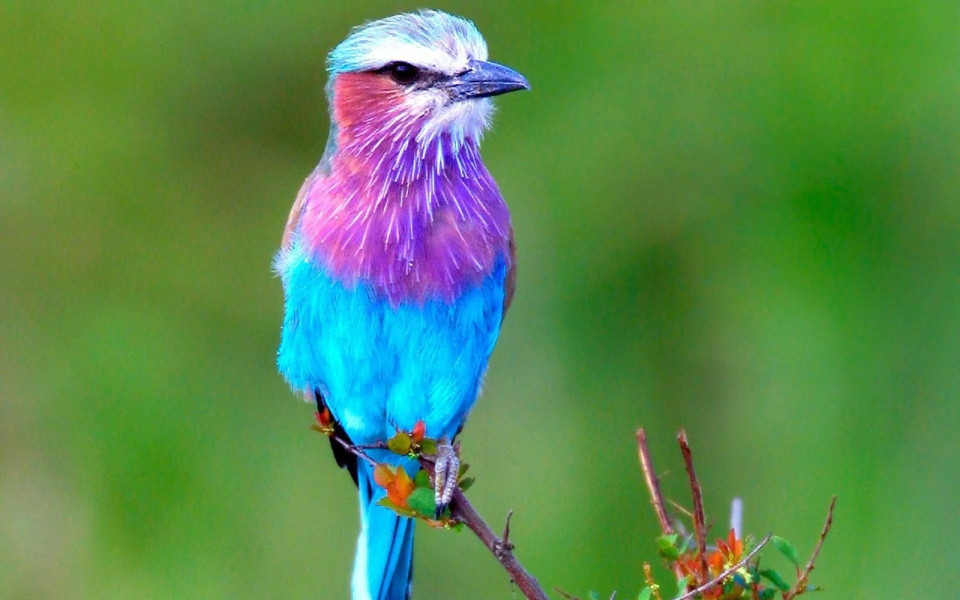
#> input picture Resources/bird.jpg, 1920 x 1200 px, found by its file name (shown at 1/2 size)
$ jupyter execute 1_3_numpy.ipynb
#> lines starting #> are read from the running program, lines starting #| are printed output that depends on the picture
### scripts/imtools.py
import os
from PIL import Image
import numpy as np

def get_imlist(path):
    """ Returns a list of filenames for all jpg images in a directory. """
    return [os.path.join(path, f) for f in os.listdir(path) if f.endswith('.jpg')]


# [5 lines left out: function imresize, not called in this run]


def histeq(im, nbr_bins=256):
    """ Histogram equalization of a grayscale image """

    # get image histogram
    imhist, bins = np.histogram(im.flatten(), nbr_bins)
    cdf = imhist.cumsum() # cumulative distribution function
    cdf = 255 * cdf / cdf[-1] # normalize

    # use linear interpolation of cdf to find new pixel values
    im2 = np.interp(im.flatten(), bins[:-1], cdf)

    return im2.reshape(im.shape), cdf


# [15 lines left out: function compute_average, not called in this run]

### 1_image_processing/1_3_numpy.ipynb
[cell 1]
from PIL import Image
import matplotlib.pyplot as plt
import numpy as np
from scripts.imtools import histeq
import pickle

[cell 2]
im = np.array(Image.open('Resources/bird.jpg'))
#> im is the input picture: shape (1200, 1920, 3); mean R, G, B 89.5, 136.7, 80.3
print(im.shape, im.dtype)
#| (1200, 1920, 3) uint8

im = np.array(Image.open('Resources/bird.jpg').convert('L'), 'f')
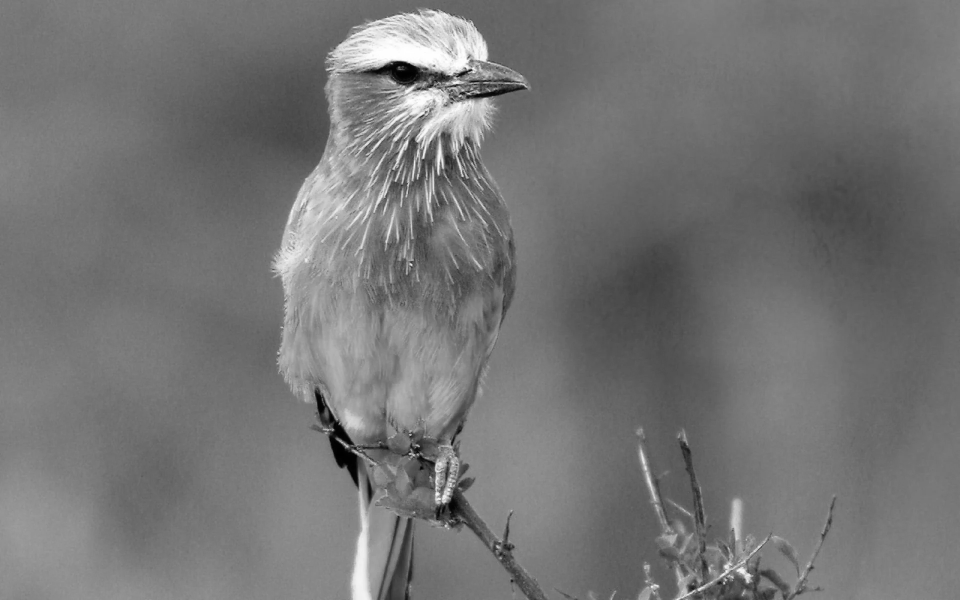
#> im: shape (1200, 1920) float32 (shown at 1/2 size); min 0, max 255, mean 116.2
print(im.shape, im.dtype)
#| (1200, 1920) float32

# Graylevel transforms

[cell 3]
im = np.array(Image.open('Resources/bird.jpg').convert('L'))

im2 = 255 - im # invert image
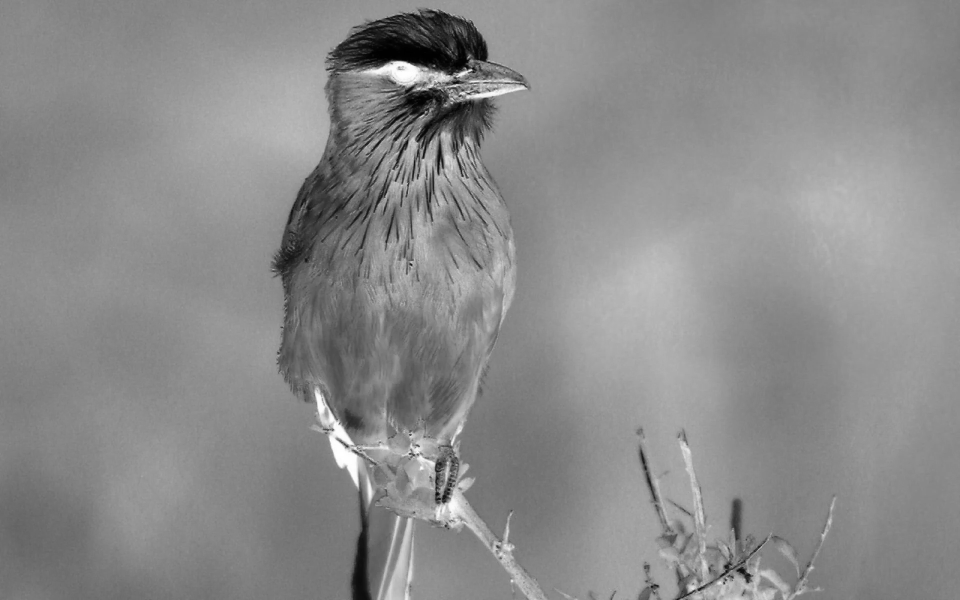
#> im2: shape (1200, 1920) (shown at 1/2 size); min 0, max 255, mean 138.8

im3 = (100.0/255) * im + 100 # clamp to interval 100...200
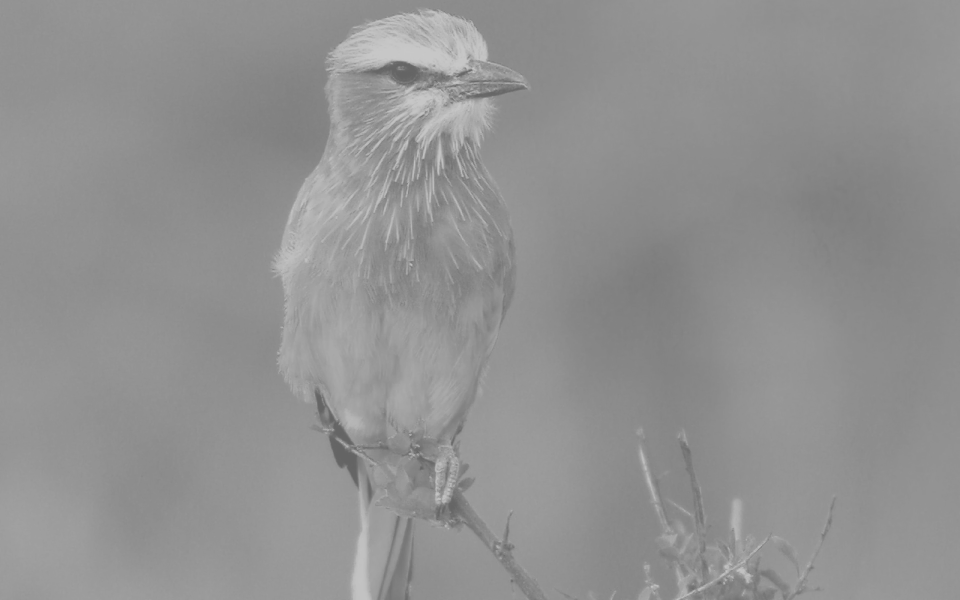
#> im3: shape (1200, 1920) float64 (shown at 1/2 size); min 100, max 200, mean 145.6

im4 = 255.0 * (im/255.0)**2 # squared (lowers the values of darker pixels)
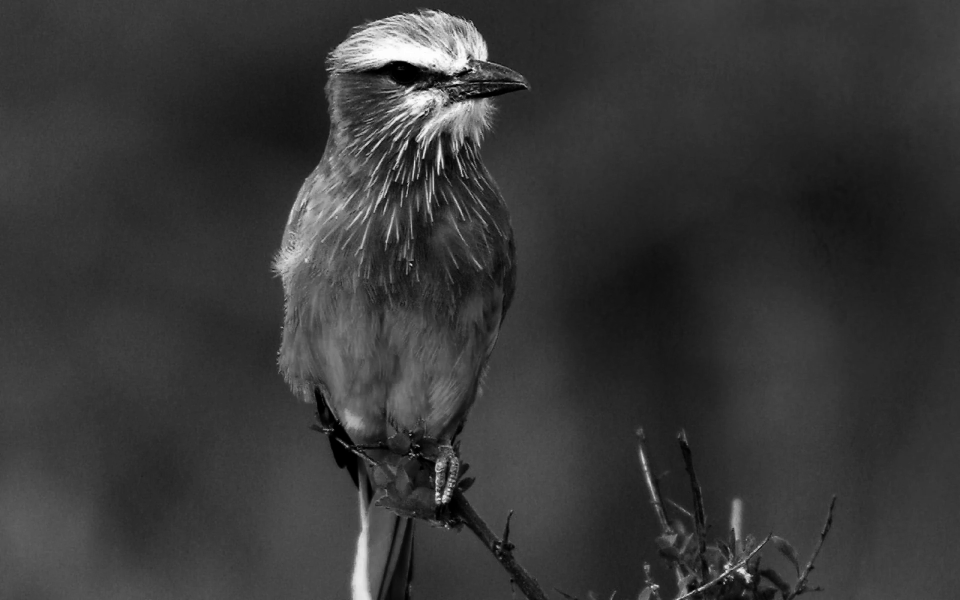
#> im4: shape (1200, 1920) float64 (shown at 1/2 size); min 0, max 255, mean 55.6

[cell 4]
pil_im = Image.fromarray(np.uint8(im4))
pil_im

[cell 5]
im = np.array(Image.open('Resources/bird.jpg').convert('L'))
im2, cdf = histeq(im)
#> in histeq, `imhist, bins = np.histogram(im.flatten(), nbr_bins)`: imhist = 256 values, max 73821 at index 114, min 91 at index 0, mean 9000; bins = 257 values from 0 to 255
#> in histeq, `cdf = imhist.cumsum()`: cdf = 256 values from 91 to 2304000
#> in histeq, `cdf = 255 * cdf / cdf[-1]`: cdf = 256 values from 0.0101 to 255
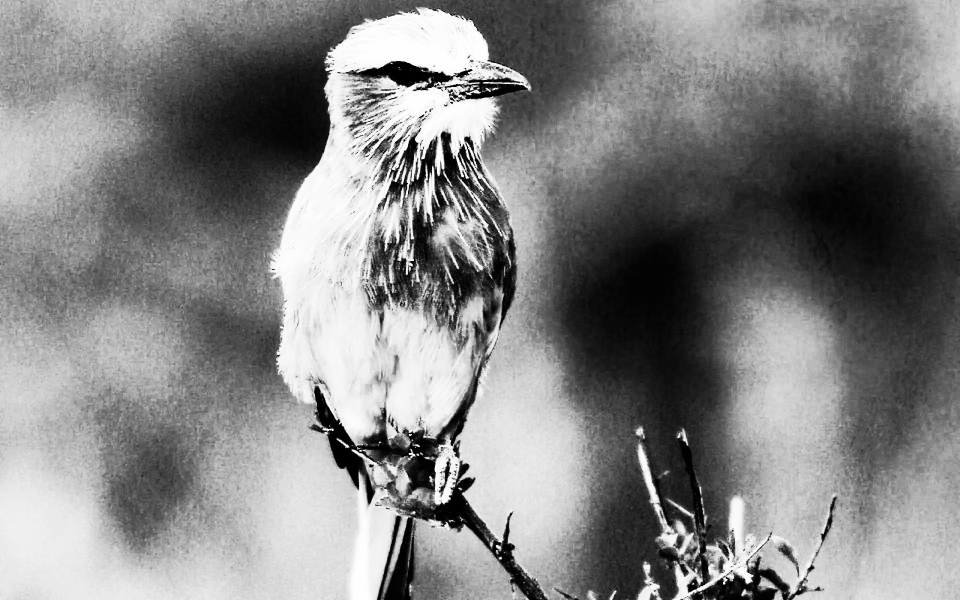
#> im2: shape (1200, 1920) float64 (shown at 1/2 size); min 0.0101, max 255, mean 131.4
#> cdf = 256 values from 0.0101 to 255

[cell 6]
plt.figure()
plt.hist(im2.flatten(), 256)
plt.show()
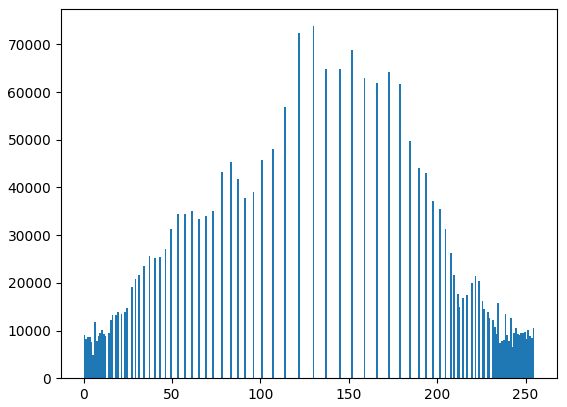
#> figure drawn by matplotlib, 1 panel; tallest bar 73821 high, from x = 129.5 to 130.5

$ run again, with Resources/building.jpg copied over Resources/bird.jpg
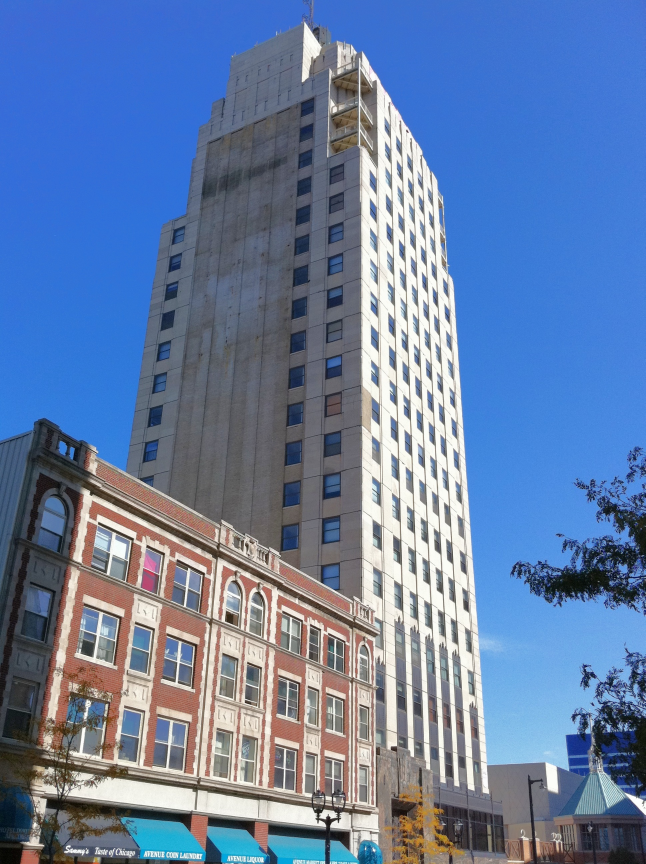
#> input picture Resources/building.jpg, 1936 x 2592 px, found by its file name (shown at 1/3 size)
#> im is the input picture: shape (2592, 1936, 3); mean R, G, B 103.2, 126.8, 165.6
#| (2592, 1936, 3) uint8
#| (2592, 1936) float32
#> imhist = 256 values, max 222613 at index 106, min 24 at index 0, mean 19602; bins = 257 values from 0 to 255
#> in histeq, `cdf = imhist.cumsum()`: cdf = 256 values from 24 to 5018112
#> in histeq, `cdf = 255 * cdf / cdf[-1]`: cdf = 256 values from 0.00122 to 255
#> `im2, cdf = histeq(im)`:
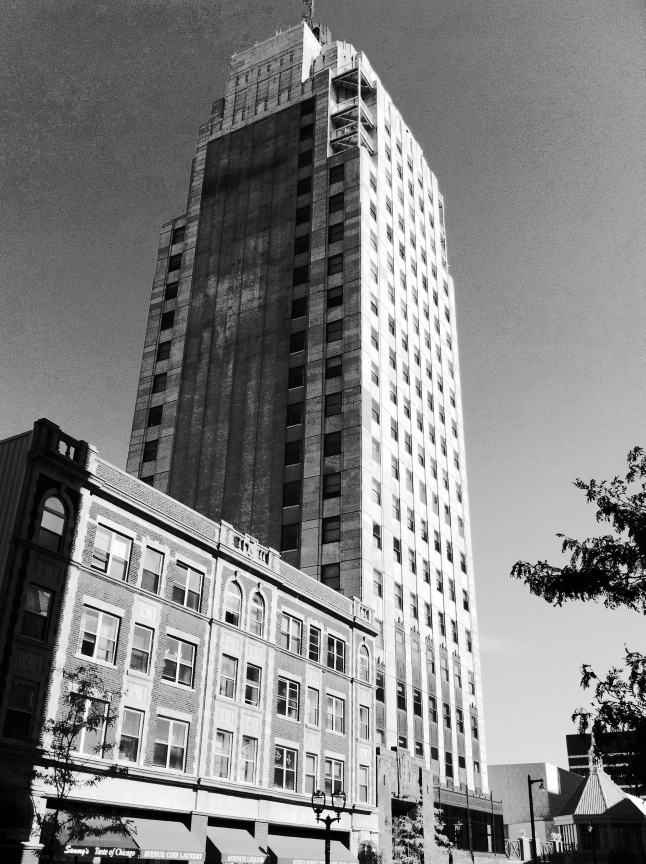
#> im2: shape (2592, 1936) float64 (shown at 1/3 size); min 0.00122, max 255, mean 130.7
#> `plt.show()`:
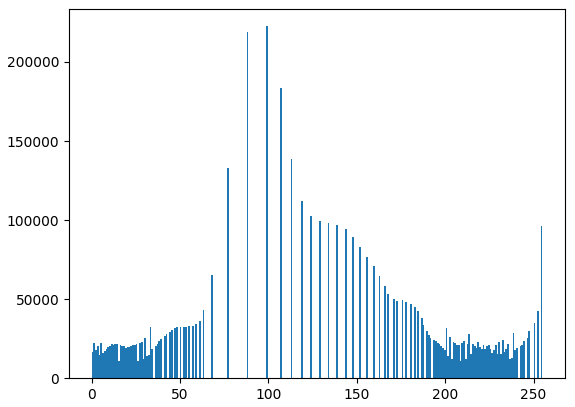
#> figure drawn by matplotlib, 1 panel; tallest bar 222613 high, from x = 98.61 to 99.61
